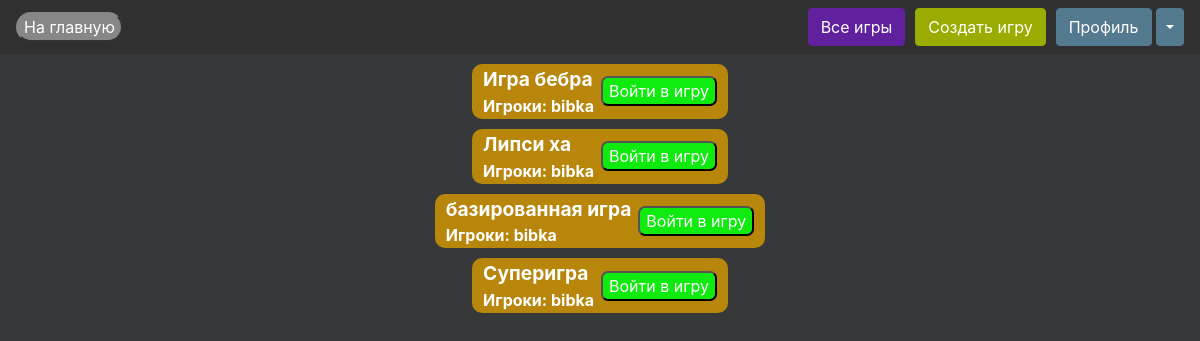
Page /home/all_games/ (signed in) on the committed database.
### zavalinka_game/models.py (models this page shows, shortened)
class ZavalinkaGame(models.Model):
    name = models.CharField(max_length=200, default="Игра бебра")
    round = models.IntegerField(default=1)
    rounds = models.IntegerField(default=0)
    status = models.BooleanField(default=True)
    PHASES = ['waiting_for_players', 'writing_definitions', 'choosing_definition', 'endscreen']
    phase = models.CharField(max_length=100, default=PHASES[0])
    last_ask = models.ForeignKey('ZavalinkaWord', default=1, on_delete=models.PROTECT)

### zavalinka_game/views.py (the view)
# urls.py: path('all_games/', views.AllGamesView.as_view(), name='all_games'),
class AllGamesView(TemplateView):
    def get(self, request):
        games = ZavalinkaGame.objects.all()
        context = {"games": [(game, {"users_str": ", ".join([str(user_in_game.user.user.username) for user_in_game in game.users.all()])}) for game in games]}
        return render(request, 'zavalinka_game/all_games.html', context=context)

### zavalinka_game/templates/zavalinka_game/all_games.html (shortened to what this page needs)
{% extends 'base.html' %}
{% load static %}
{% block header %}
    <link href="{% static 'zavalinka_game/all_games.css' %}" rel="stylesheet" type="text/css">
{% endblock %}
{% block content %}
    {% for game, addit in games %}
        <div class="game-containter">
            <div class="game-container-inner">
                <table>
                    <tr>
                        <th>
                            <big>{{ game.name }}</big> <br>
                            Игроки: {{ addit.users_str }}
                        </th>
                        <th>
                            <form method='POST' action="{% url 'join_game' %}">
                                <button class='join-game-button' type='submit'> Войти в игру </button>
                            </form>
                        </th>
                    </tr>
                </table>
            </div>
        </div>
    {% endfor %}
{% endblock %}

### static/base.css (style rules this page uses)
body, html, main { width: 100%; height: 100%; }
button, big, input, th, table, div { color: white; }

### zavalinka_game/static/zavalinka_game/all_games.css (style rules this page uses)
.game-containter { margin-left:auto; margin-right:auto; width: max-content; margin-bottom: 4px; margin-top: 4px; background-color: darkgoldenrod; border-radius: 10px; }
.game-container-inner { margin: 10px; }
.join-game-button { border-radius: 7px; background-color: rgb(15, 235, 15); margin-left: 5px; }

### rows in the picture
ZavalinkaGame: name "Игра бебра", users_str "bibka"
ZavalinkaGame: name "Липси ха", users_str "bibka"
ZavalinkaGame: name "базированная игра", users_str "bibka"
ZavalinkaGame: name "Суперигра", users_str "bibka"
